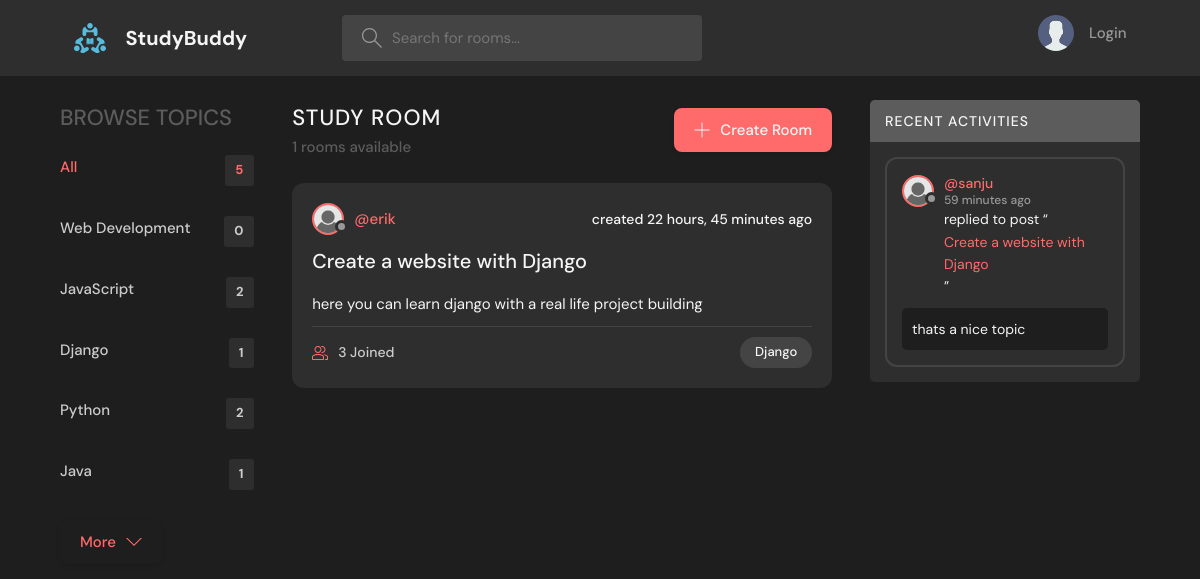
Screenshot of /?q=Django with the database file from the repository.
### base/models.py (models this page shows, shortened)
class Topic(models.Model):
    name = models.CharField(max_length=50)
    def __str__(self):
        return self.name

class Room(models.Model):
    host = models.ForeignKey(User,on_delete = models.SET_NULL, null = True)
    topic = models.ForeignKey(Topic,on_delete = models.SET_NULL , null = True)
    name = models.CharField(max_length=200)
    description = models.TextField(null = True, blank = True)
    participants = models.ManyToManyField(User, related_name = 'participants',blank =True)
    updated = models.DateTimeField(auto_now = True)
    created = models.DateTimeField(auto_now_add = True)
    class Meta:
        ordering = ['-updated','-created']

class Message(models.Model):
    user = models.ForeignKey(User, on_delete=models.CASCADE)
    room = models.ForeignKey(Room, on_delete=models.CASCADE)
    body = models.TextField()
    updated = models.DateTimeField(auto_now=True)
    created = models.DateTimeField(auto_now_add = True)
    class Meta:
        ordering = ['-updated', '-created']

### base/views.py (the view)
# urls.py: path('',views.home,name='home'),
def home(request):
    q = request.GET.get('q') if request.GET.get('q') != None else ''
    rooms = Room.objects.filter(
        Q(topic__name__icontains=q) |
        Q(name__icontains = q) |
        Q(description__icontains = q) |
        Q(host__username__icontains = q)
    )
    topics = Topic.objects.all()
    room_count =  rooms.count()
    room_messages = Message.objects.filter(
        Q(room__topic__name__icontains = q) |
        Q(user__username__icontains = q)
    )
    context = {'rooms': rooms, 'topics': topics,
               'room_messages' : room_messages,"room_count" : room_count}
    return render(request,'base/home.html',context)

### base/templates/base/home.html (shortened to what this page needs)
{%extends 'main.html'%}
{%block content%}
<main class="layout layout--3">
  <div class="container">
    {% include 'base/topics_component.html'%}
    <div class="roomList">
      <div class="roomList__header">
        <div>
          <h2>Study Room</h2>
          <p>{{room_count}} rooms available</p>
        </div>
        <a class="btn btn--main" href="{%url 'create-room'  %}">
          <svg version="1.1" xmlns="http://www.w3.org/2000/svg" width="32" height="32" viewBox="0 0 32 32">
            <title>add</title>
            <path
              d="M16.943 0.943h-1.885v14.115h-14.115v1.885h14.115v14.115h1.885v-14.115h14.115v-1.885h-14.115v-14.115z">
            </path>
          </svg>
          Create Room
        </a>
      </div>
      {%include 'base/feed_component.html'%}
    </div>
    {%include 'base/activity_component.html'%}
  </div>
</main>
{%endblock content%}

### base/templates/base/topics_component.html
<div class="topics">
    <div class="topics__header">
        <h2>Browse Topics</h2>
    </div>
    <ul class="topics__list">
        <li>
            <a href="{%url 'home'%}" class="active">All <span>{{topics.count}}</span></a>
        </li>
        {% for topic in topics%}
        <li>
            <a href="{%url 'home'%}?q={{topic.name}}">{{topic.name}} <span>{{topic.room_set.all.count}}</span></a>
        </li>
        {% endfor %}
    </ul>
    <a class="btn btn--link" href="topics.html">
        More
        <svg version="1.1" xmlns="http://www.w3.org/2000/svg" width="32" height="32" viewBox="0 0 32 32">
            <title>chevron-down</title>
            <path d="M16 21l-13-13h-3l16 16 16-16h-3l-13 13z"></path>
        </svg>
    </a>
</div>

### base/templates/base/feed_component.html (shortened to what this page needs)
{%load static %}
{%for room in rooms%}
<div class="roomListRoom">
    <div class="roomListRoom__header">
        <a href="{%url 'user-profile' room.host.id %}" class="roomListRoom__author">
            <div class="avatar avatar--small">
                <img src="{%static 'images/profile.png'%}" />
            </div>
            <span>@{{room.host.username}}</span>
        </a>
        <div class="roomListRoom__actions">
            <span>created {{room.created | timesince}} ago</span>
        </div>
    </div>
    <div class="roomListRoom__content">
        <a href="{% url 'room' room.id %}">{{room.name}}</a>
        <p>
            {{room.description}}
        </p>
    </div>
    <div class="roomListRoom__meta">
        <a href="{% url 'room' room.id %}" class="roomListRoom__joined">
            {{room.participants.all.count}} Joined
        </a>
        <p class="roomListRoom__topic">{{room.topic}}</p>
    </div>
</div>
{% endfor %}

### base/templates/base/activity_component.html (shortened to what this page needs)
{%load static%}
<div class="activities">
    <div class="activities__header">
        <h2>Recent Activities</h2>
    </div>
    {%for message in room_messages%}
    <div class="activities__box">
        <div class="activities__boxHeader roomListRoom__header">
            <a href="{% url 'user-profile' message.user.id%}" class="roomListRoom__author">
                <div class="avatar avatar--small">
                    <img src="{%static 'images/profile.png'%}" />
                </div>
                <p>
                    @{{message.user.username}}
                    <span>{{message.created | timesince}} ago</span>
                </p>
            </a>
        </div>
        <div class="activities__boxContent">
            <p>replied to post “<a href="{%url 'room' message.room.id %}">{{message.room.name}}</a>”</p>
            <div class="activities__boxRoomContent">
                {{message.body}}
            </div>
        </div>
    </div>
    {%endfor%}
</div>

### rows the page displays
Topic: name "Web Development", room_set.all.count "0"
Topic: name "JavaScript", room_set.all.count "2"
Topic: name "Django", room_set.all.count "1"
Topic: name "Python", room_set.all.count "2"
Topic: name "Java", room_set.all.count "1"
Room: host.username "erik", created "22 hours, 45 minutes", name "Create a website with Django", description "here you can learn django with a real life project building", participants.all.count "3", topic "Django"
Message: user.username "sanju", created "59 minutes", room.name "Create a website with Django", body "thats a nice topic"

### other values shown
{{ topics.count }} "5"
{{ room_count }} "1"
